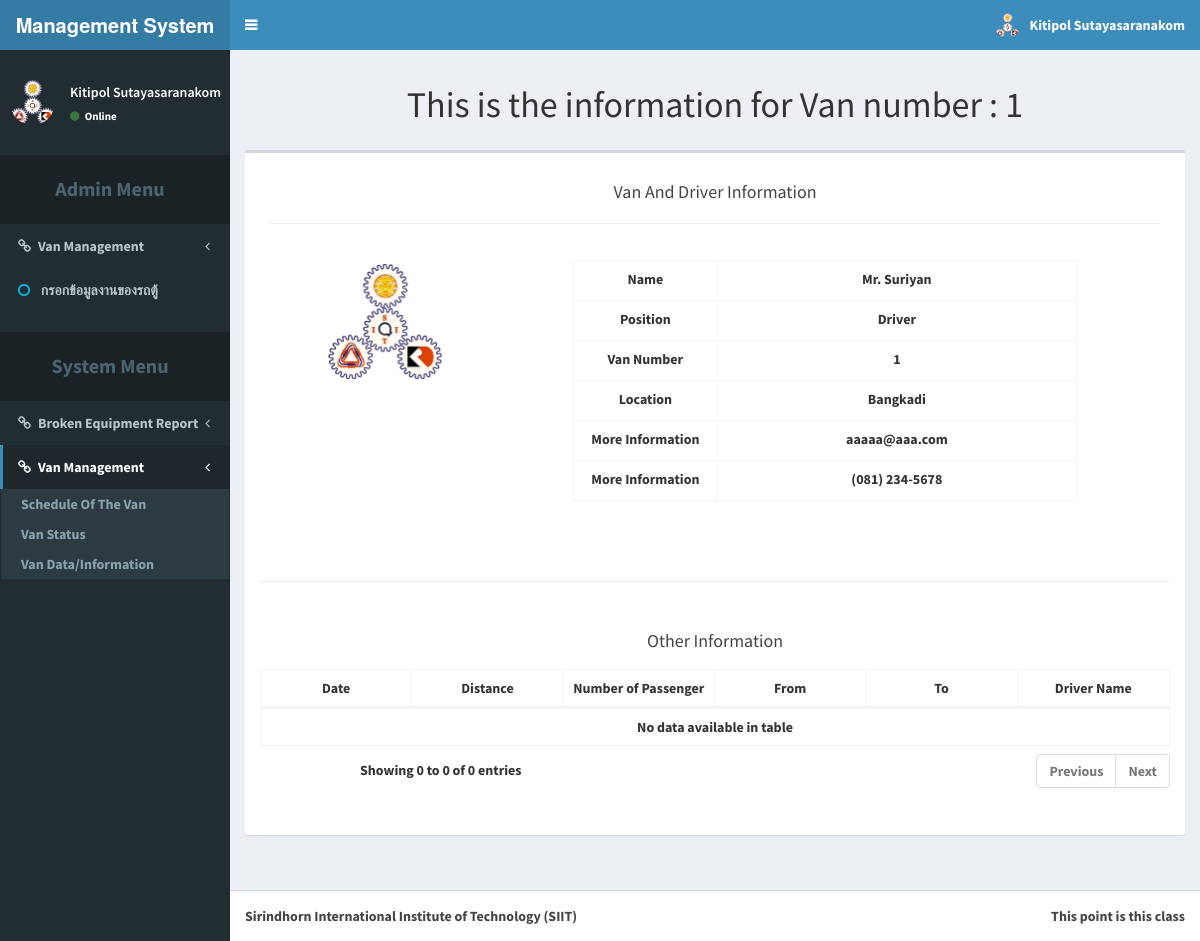
Page /vanSystem.php?mode=1&v=1 (signed in) on the committed database.
### tables this page shows
CREATE TABLE `van` (
  `van_no` int(11) NOT NULL AUTO_INCREMENT,
  `location` varchar(255) NOT NULL DEFAULT 'Rangsit',
  `status` varchar(255) NOT NULL DEFAULT 'Free',
  `driver_no` int(11) NOT NULL COMMENT 'driver_no = memer_no (membr table)',
  `current_location` varchar(255) NOT NULL DEFAULT 'Rangsit',
  `request_by` varchar(255) NOT NULL DEFAULT 'No requested',
  `van_license_plate` varchar(50) DEFAULT NULL,
  PRIMARY KEY (`van_no`)
);

CREATE TABLE `member` (
  `member_id` int(11) NOT NULL AUTO_INCREMENT,
  `full_name` varchar(255) DEFAULT NULL,
  `username` varchar(255) DEFAULT NULL,
  `password` varchar(255) DEFAULT NULL,
  `email` varchar(255) DEFAULT NULL,
  `member_tier` varchar(255) DEFAULT 'Normal User',
  `member_tele` varchar(50) NOT NULL,
  `member_pic` varchar(255) NOT NULL DEFAULT 'resource/profile_picture/user2-160x160.gif',
  PRIMARY KEY (`member_id`)
);

CREATE TABLE `driver` (
  `driver_no` int(11) NOT NULL AUTO_INCREMENT,
  `driver_position` varchar(255) DEFAULT NULL,
  `member_id` int(11) DEFAULT NULL,
  PRIMARY KEY (`driver_no`)
);

### vanSystem.php (the view, shortened to what the rows shown need)
<!DOCTYPE html>
<?php
require_once('connect.php');
?>
<?php
    if(isset($_GET['v'])){
      $q = 'SELECT * FROM request WHERE request_assign = '.$_GET['v'].';';
    }
?>
<html>
<head>
  <link rel="stylesheet" href="bootstrap/css/bootstrap.css">
  <link rel="stylesheet" href="https://cdnjs.cloudflare.com/ajax/libs/font-awesome/4.5.0/css/font-awesome.min.css">
  <link rel="stylesheet" href="https://cdnjs.cloudflare.com/ajax/libs/ionicons/2.0.1/css/ionicons.min.css">
  <link rel="stylesheet" href="plugins/datepicker/datepicker3.css">
  <link rel="stylesheet" href="dist/css/AdminLTE.css">
  <link rel="stylesheet" href="dist/css/skins/skin-blue.css">
  <link rel="stylesheet" href="plugins/datatables/dataTables.bootstrap.css">
  <link rel="stylesheet" href="plugins/fullcalendar/fullcalendar.min.css">
  <link rel="stylesheet" href="plugins/fullcalendar/fullcalendar.print.css" media="print">
</head>
<body class="hold-transition skin-blue sidebar-mini">
<div class="wrapper">
  <div class="content-wrapper">
    <?php
      if($_GET['mode'] == 0){
    ?>
    <section class="content-header">
      <h1>
        Schedule of the Van
        <small>- Number "<?php echo $_GET['v']; ?>"</small>
      </h1>
    </section>
    <section class="content">
      <div class="col-sm-13">
        <div class="box" style="padding-bottom:30px;padding-left:30px;padding-right:30px">
          <div class="box-header">
            <div class="col-sm-4">
            <h3 class="box-title" style="margin-top:8px">Please select date to view the schedule :</h3>
            </div>
            <div class="col-sm-2">
              <div class="input-group date">
                  <div class="input-group-addon">
                    <i class="fa fa-calendar"></i>
                  </div>
                  <form action="vanSystem.php?mode=0&v=<?php echo $_GET['v']; ?>" method="post" id="date_add">
                    <input type="text" name="date_pick" class="form-control pull-right" id="datepicker">
                  </form>
                  <form action="member.php?mode=1" method="post" id="request_page"></form>
              </div>
            </div>
            <div class="col-sm-1">
              <button type="submit" class="btn btn-primary" form="date_add">Submit</button>
            </div>
            <div class="col-sm-2">
              <button type="submit" class="btn btn-danger" form="request_page">Request The Van</button>
            </div>
          </div>
          <?php
          if(isset($_POST['date_pick']) && $_POST['date_pick'] != ''){
            echo "This is the schedule at : ".$_POST['date_pick'];
          }
          else{
            echo "This is the schedule at : ".date("Y-m-d");
          }
          ?>
        <div style="overflow-x:auto;">
        <table id="example2" class="table table-bordered table-hover" style="width:100%;" align="center">
        <tr style="height:30px;">
            <th bgcolor="#F0F8FF" style="text-align:center;width:10%;">Information</th>
            <?php
            for($x = 6 ; $x < 19 ; $x++){
              switch ($x) {
                case ($x < 10):
                  echo '<th bgcolor="yellow" style="text-align:center;">0'.$x.':00</th>';
                  break;
                case ($x >= 10):
                  echo '<th bgcolor="yellow" style="text-align:center;">'.$x.':00</th>';
                  break;
              }
            }
            ?>
        </tr>
        <?php
        $count = 0;
        $timestart = array();
        $timeend = array();
        $requestdescription = array();
        $requestby = array();
        if(isset($_POST['date_pick']) && $_POST['date_pick'] != ''){
          $q = "SELECT * FROM request, member WHERE request_date = '".$_POST['date_pick']."' AND
                                                    request_assign = ".$_GET['v']." AND
                                                    request.request_by = member.member_id
                                              ORDER BY request_from
                                                    ;";
        }
        else{
          $q = "SELECT * FROM request, member WHERE request_date = '".date("Y-m-d")."' AND
                                                    request_assign = ".$_GET['v']." AND
                                                    request.request_by = member.member_id
                                              ORDER BY request_from
                                                    ;";
        }
        $res = $db -> query($q);
        while($row = $res -> fetch_array()){
          array_push($timestart, $row['request_from']);
          array_push($timeend, $row['request_to']);
          array_push($requestdescription, $row['request_description']);
          array_push($requestby, $row['full_name']);
        }
        ?>
        <?php
        for($x = 0 ; $x < 3 ; $x++){
          $count = 0;
          switch ($x) {
            case 0;
              $txt_title = "Status";
              break;
            case 1:
              $txt_title = "Reserved By";
              break;
            case 2:
              $txt_title = "Description";
              break;
          }
          echo '<tr style="height:40px;">';
          echo '<td style="text-align:center;">'.$txt_title.'</td>';
          for($row_num = 6 ; $row_num < 19 ; $row_num++){
            if($row_num < 10){
              $compare = '0'.$row_num.':00:00';
            }else{
              $compare = $row_num.':00:00';
            }
            if(isset($timestart[$count]) && $timestart[$count] <= $compare && $compare <= $timeend[$count]){
              echo '<td bgcolor="yellow" style="text-align:center;">';
              switch($x){
                case 0;
                  echo "Reserved";
                  break;
                case 1:
                  echo $requestby[$count];
                  break;
                case 2:
                  echo $requestdescription[$count];
                  break;
              }
              echo '</td>';
            }else if(isset($timestart[$count + 1]) && $timestart[$count + 1] <= $compare && $compare <= $timeend[$count + 1]){
              $count++;
              echo '<td bgcolor="yellow" style="text-align:center;">';
              switch($x){
                case 0;
                  echo "Reserved";
                  break;
                case 1:
                  echo $requestby[$count];
                  break;
                case 2:
                  echo $requestdescription[$count];
                  break;
              }
              echo '</td>';
            }else {
              echo '<td style="text-align:center;">';
              echo '</td>';
            }
          }
          echo '</tr>';
        }
        ?>
      </table>
    </div>
    <div class="col-md-13" style="padding-top:3%">
      <hr>
      <center style="padding-bottom:3%;"><font size="5">Month Schedule</font></center>
      <div class="box box-primary">
        <div class="box-body no-padding">
          <div id="calendar"></div>
        </div>
      </div>
    </div>
    </div>
    </div>
    </section>
    <?php
      }else if($_GET['mode'] == 1){
    ?>
    <section class="content-header">
      <center>
        <h1>
          This is the information for Van number : <?php echo $_GET['v']; ?>
        </h1>
      </center>
    </section>
    <section class="content">
      <div class="box col-sm-12" style="text-align:center;padding-bottom:40px">
        <?php
        $q = 'SELECT * FROM van, driver, member WHERE van.van_no = '.$_GET['v'].' AND
                                                      van.driver_no = driver.driver_no AND
                                                      driver.member_id = member.member_id;';
        $res = $db -> query($q);
        while($row = $res -> fetch_array()){
        ?>
        <div class="col-sm-12" style="padding-bottom:20px">
          <div class="col-sm-3">
            <img src=<?php echo $row['member_pic']; ?> height="50%" width="60%" style="margin-top:5.5%;" class="user-image" alt="User Image">
          </div>
          <div class="col-sm-9">
            <center>
              <table class="table table-bordered table-hover" border="2" style="width:80%;margin-top:1%;">
                <tr style="height:40px;">
                  <td style="text-align:center;width:20%;">Name</td>
                  <td style="text-align:center;width:50%"><?php echo $row['full_name']; ?></td>
                </tr>
                <tr style="height:40px;">
                  <td style="text-align:center;width:20%">Position</td>
                  <td style="text-align:center;width:50%"><?php echo $row['driver_position']; ?></td>
                </tr>
                <tr style="height:40px;">
                  <td style="text-align:center;width:20%">Van Number</td>
                  <td style="text-align:center;width:50%"><?php echo $row['van_no']; ?></td>
                </tr>
                <tr style="height:40px;">
                  <td style="text-align:center;width:20%">Location</td>
                  <td style="text-align:center;width:50%"><?php echo $row['location']; ?></td>
                </tr>
                <tr style="height:40px;">
                  <td style="text-align:center;width:20%">More Information</td>
                  <td style="text-align:center;width:50%"><?php echo $row['email']; ?></td>
                </tr>
                <tr style="height:40px;">
                  <td style="text-align:center;width:20%">More Information</td>
                  <td style="text-align:center;width:50%"><?php echo $row['member_tele']; ?></td>
                </tr>
              </table>
            </center>
          </div>
        </div>
        <?php
        }
        ?>
        <?php
            if(isset($_SESSION['tier'])){
              if($_SESSION['tier'] == 'Admin'  || $_SESSION['tier'] == 'Admin_van'){
        ?>
        <table id="example2" class="table table-bordered table-hover" style="width:100%;" align="center">
            <thead>
              <tr style="height:25px;">
                <td style="text-align:center;width:10%;">Date</td>
                <td style="text-align:center;width:10%;">Distance</td>
                <td style="text-align:center;width:10%;">Number of Passenger</td>
                <td style="text-align:center;width:10%;">From</td>
                <td style="text-align:center;width:10%;">To</td>
                <td style="text-align:center;width:10%;">Driver Name</td>
              </tr>
            </thead>
          </table>
        <?php
              }
            }
        ?>
      </div>
    </section>
<?php
  }
?>
</div>
</div>
</body>
</html>

### rows in the picture
van: member.full_name "Mr. Suriyan", driver.driver_position "Driver", van_no "1", location "Bangkadi", member.email "aaaaa@aaa.com", member.member_tele "(081) 234-5678"

### other values in the picture
$_SESSION['fname'] "Kitipol Sutayasaranakom"
$_GET['v'] "1"
